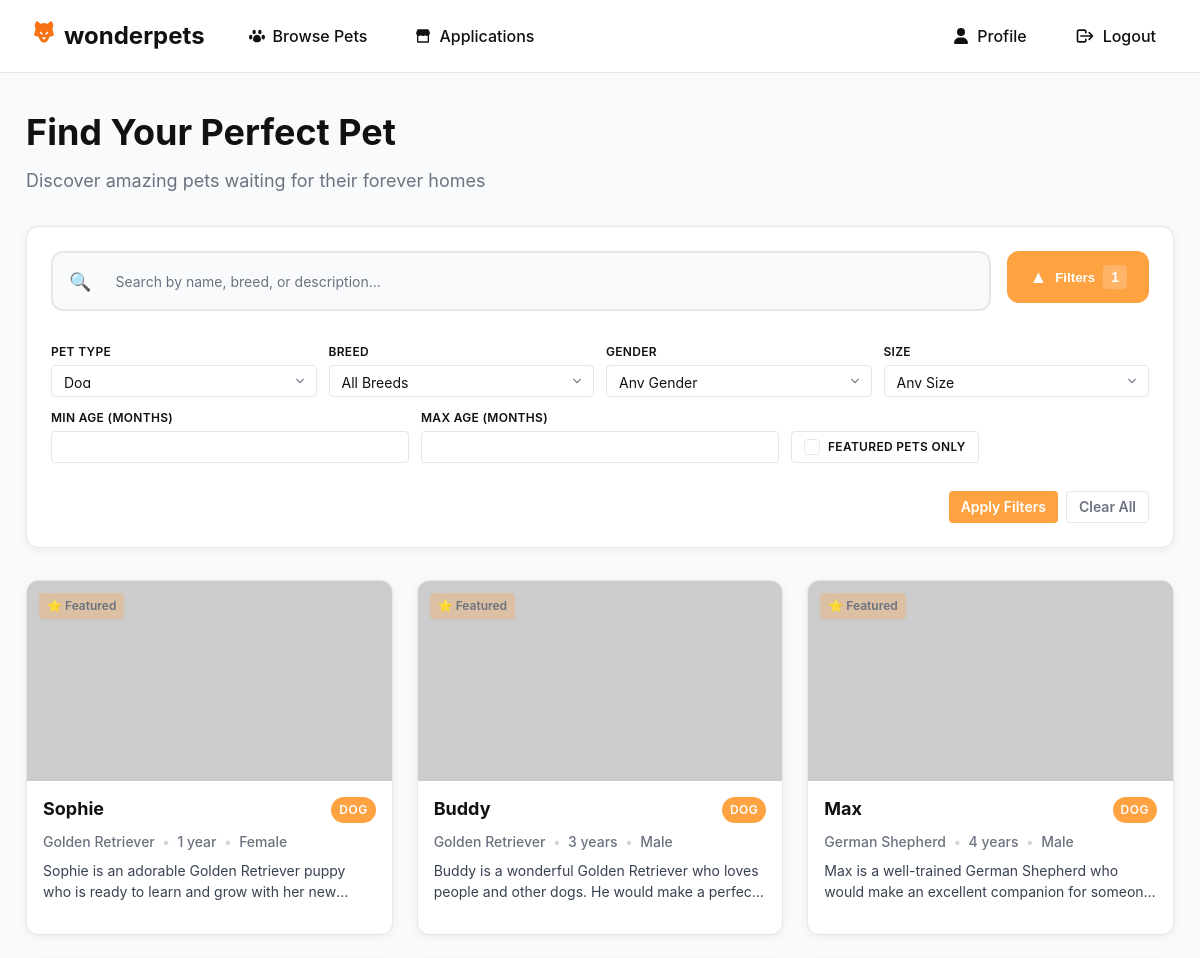
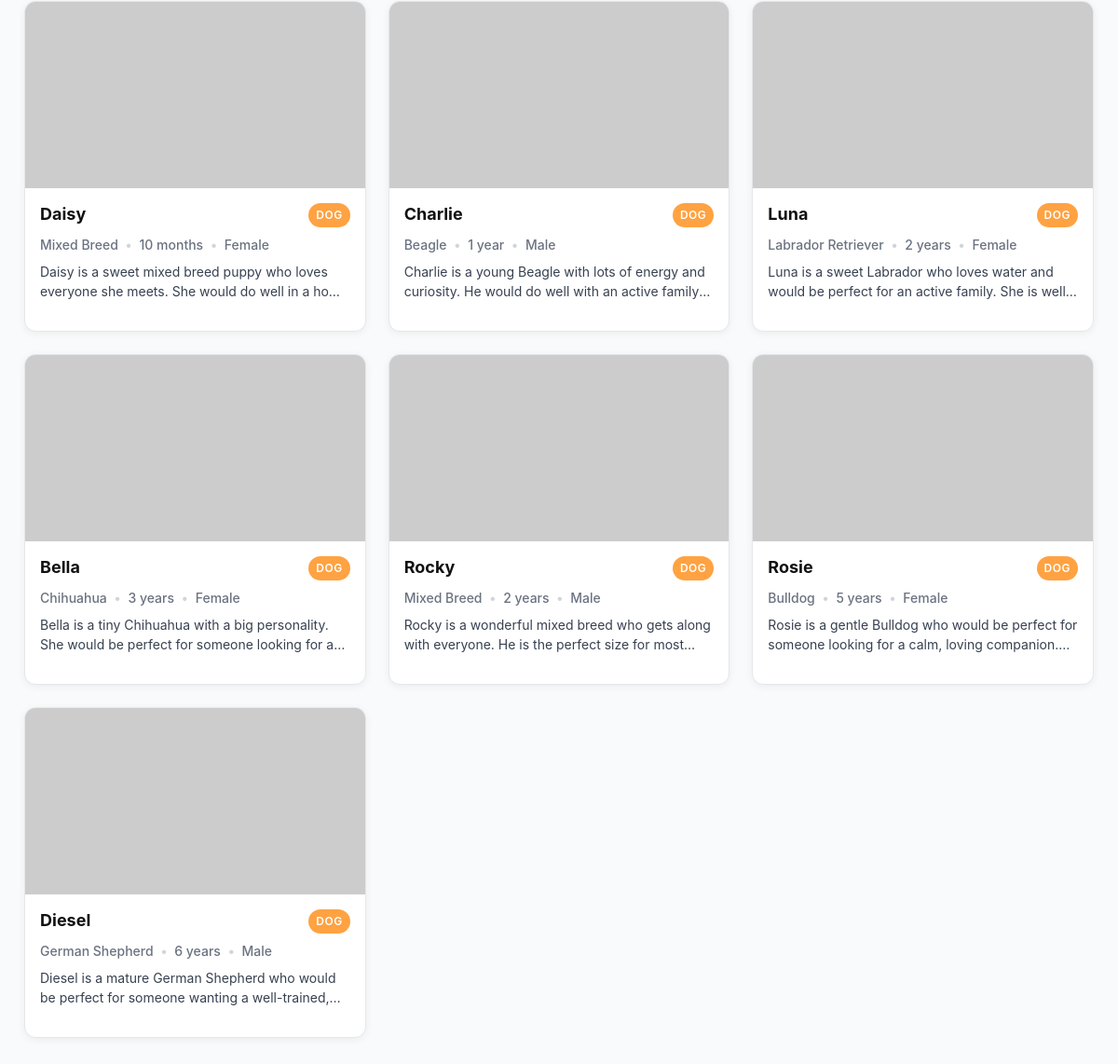
/src/pages/home/index.php?type=1 (signed in), run on the app's committed database (2 pictures, top to bottom).
### tables this page shows
CREATE TABLE `pets` (
  `id` int(11) NOT NULL AUTO_INCREMENT,
  `name` varchar(100) NOT NULL,
  `pet_type_id` int(11) NOT NULL,
  `breed_id` int(11) DEFAULT NULL,
  `age_years` int(11) DEFAULT NULL,
  `age_months` int(11) DEFAULT NULL,
  `gender` enum('Male','Female','Unknown') NOT NULL,
  `size` enum('Small','Medium','Large','Extra Large') DEFAULT NULL,
  `weight` decimal(5,2) DEFAULT NULL COMMENT 'Weight in kg',
  `color` varchar(100) DEFAULT NULL,
  `personality_traits` text DEFAULT NULL,
  `health_conditions` text DEFAULT NULL,
  `special_needs` text DEFAULT NULL,
  `description` text DEFAULT NULL,
  `adoption_fee` decimal(10,2) DEFAULT 0.00,
  `is_spayed_neutered` tinyint(1) DEFAULT NULL,
  `is_house_trained` tinyint(1) DEFAULT NULL,
  `good_with_kids` tinyint(1) DEFAULT NULL,
  `good_with_pets` tinyint(1) DEFAULT NULL,
  `energy_level` enum('Low','Medium','High') DEFAULT NULL,
  `intake_date` date NOT NULL,
  `status` enum('available','pending','adopted','medical_hold','unavailable') NOT NULL DEFAULT 'available',
  `is_featured` tinyint(1) NOT NULL DEFAULT 0,
  `microchip_id` varchar(50) DEFAULT NULL,
  `pet_image` LONGBLOB DEFAULT NULL,
  `pet_image_type` varchar(50) DEFAULT NULL,
  `created_at` timestamp NOT NULL DEFAULT current_timestamp(),
  `updated_at` timestamp NOT NULL DEFAULT current_timestamp() ON UPDATE current_timestamp(),
  PRIMARY KEY (`id`),
  KEY `pet_type_id` (`pet_type_id`),
  KEY `breed_id` (`breed_id`),
  KEY `idx_status` (`status`),
  CONSTRAINT `pets_type_fk` FOREIGN KEY (`pet_type_id`) REFERENCES `pet_types` (`id`),
  CONSTRAINT `pets_breed_fk` FOREIGN KEY (`breed_id`) REFERENCES `breeds` (`id`) ON DELETE SET NULL
);

CREATE TABLE `pet_types` (
  `id` int(11) NOT NULL AUTO_INCREMENT,
  `type_name` varchar(50) NOT NULL,
  `description` text DEFAULT NULL,
  `is_active` tinyint(1) NOT NULL DEFAULT 1,
  `created_at` timestamp NOT NULL DEFAULT current_timestamp(),
  PRIMARY KEY (`id`),
  UNIQUE KEY `type_name` (`type_name`)
);

CREATE TABLE `breeds` (
  `id` int(11) NOT NULL AUTO_INCREMENT,
  `pet_type_id` int(11) NOT NULL,
  `breed_name` varchar(100) NOT NULL,
  `description` text DEFAULT NULL,
  `size_category` enum('Small','Medium','Large','Extra Large') DEFAULT NULL,
  `is_active` tinyint(1) NOT NULL DEFAULT 1,
  `created_at` timestamp NOT NULL DEFAULT current_timestamp(),
  PRIMARY KEY (`id`),
  KEY `pet_type_id` (`pet_type_id`),
  CONSTRAINT `breeds_pet_type_fk` FOREIGN KEY (`pet_type_id`) REFERENCES `pet_types` (`id`) ON DELETE CASCADE
);

### src/components/petCard/petCard.php (the view, shortened to what this page needs)
<?php
$name = htmlspecialchars($pet['name'] ?? '');
$type = htmlspecialchars($pet['type_name'] ?? $pet['type'] ?? '');
$breed = htmlspecialchars($pet['breed_name'] ?? $pet['breed'] ?? '');
$age_years = (int)($pet['age_years'] ?? 0);
$age_months = (int)($pet['age_months'] ?? 0);
$age_display = $age_years > 0 ? $age_years . ' year' . ($age_years > 1 ? 's' : '') : $age_months . ' month' . ($age_months > 1 ? 's' : '');
$gender = htmlspecialchars($pet['gender'] ?? '');
$description = htmlspecialchars($pet['description'] ?? '');
$petId = htmlspecialchars($pet['id'] ?? '');
$image_src = '';
if (!empty($pet['pet_image'])) {
    if (!empty($pet['pet_image_type'])) {
        $image_src = 'data:' . $pet['pet_image_type'] . ';base64,' . base64_encode($pet['pet_image']);
    } else {
        $image_src = htmlspecialchars($pet['pet_image']);
    }
} else {
    $image_src = 'https://placehold.co/300x300?text=No+Image';
}
?>
<div class='pet-card' data-pet-id='<?= $petId ?>'>
    <div class='pet-image-container'>
        <img src='<?= $image_src ?>' alt='<?= $name ?>' class='pet-image' />
        <form method="post" action="../../api/favorites.php" class="favorite-form">
        </form>
    </div>
    <div class='pet-info'>
        <div class='pet-header'>
            <h3 class='pet-name'><?= $name ?></h3>
            <span class='pet-type'><?= ucfirst($type) ?></span>
        </div>
        <div class='pet-details'>
            <span class='detail-item'><?= $breed ?></span>
            <span class='detail-separator'>•</span>
            <span class='detail-item'><?= $age_display ?></span>
            <span class='detail-separator'>•</span>
            <span class='detail-item'><?= ucfirst($gender) ?></span>
        </div>
        <p class='pet-description'><?= $description ?></p>
    </div>
</div>

### src/pages/home/index.php (shortened to what this page needs)
<?php
require '../../../server/db.php';
$q        = trim($_GET['q'] ?? '');
$type_id  = $_GET['type']  ?? '';
$breed_id = $_GET['breed'] ?? '';
$age_min  = $_GET['age_min'] ?? '';
$age_max  = $_GET['age_max'] ?? '';
$gender   = $_GET['gender'] ?? '';
$size     = $_GET['size'] ?? '';
$featured_only = isset($_GET['featured']);
$sql = "
SELECT  p.*,
        b.breed_name,
        pt.type_name,
        (COALESCE(p.age_years,0) * 12 + COALESCE(p.age_months,0)) AS age_in_months,
        (SELECT photo_path FROM pet_photos WHERE pet_id = p.id AND is_primary = 1 LIMIT 1) AS primary_photo
FROM pets p
LEFT JOIN breeds b     ON b.id = p.breed_id
JOIN pet_types pt      ON pt.id = p.pet_type_id
WHERE 1=1
";
if ($type_id !== '') {
    $type_id = (int)$type_id;
    $sql .= " AND p.pet_type_id = $type_id";
}
$sql .= " ORDER BY p.is_featured DESC, p.intake_date DESC";
$result = $conn->query($sql);
$pets = $result ? $result->fetch_all(MYSQLI_ASSOC) : [];
$typesRes  = $conn->query("SELECT id, type_name FROM pet_types WHERE is_active = 1 ORDER BY type_name");
?>
<!DOCTYPE html>
<html lang="en">
<head>
    <link rel="stylesheet" href="index.css?v=<?php echo time() ?>">
    <link rel="stylesheet" href="../../components/petCard/petCard.css?v=<?php echo time(); ?>">
</head>
<body>
<?php include __DIR__ . '/../../components/userHeader.php'; ?>
<main class="container">
    <section class="hero">
        <h1>Find Your Perfect Pet</h1>
        <p>Discover amazing pets waiting for their forever homes</p>
    </section>
    <div class="search-filters">
        <form method="GET" class="filters-form" action="">
            <div class="search-section">
                <div class="search-box">
                    <span class="icon">🔍</span>
                    <input
                        type="text"
                        name="q"
                        class="input input-sm"
                        placeholder="Search by name, breed, or description..."
                        value="<?= htmlspecialchars($q) ?>"
                    />
                </div>
                <button type="button" class="filters-toggle" id="filtersToggle" onclick="toggleFilters()">
                    <span class="toggle-icon">&#128295;</span>
                    <span class="toggle-text">Filters</span>
                    <span class="filter-count"><?= count(array_filter([$type_id, $breed_id, $gender, $size, $age_min, $age_max, $featured_only])) ?></span>
                </button>
            </div>
            <div id="filters" class="filters-panel <?= (isset($_GET['type']) || isset($_GET['breed']) || isset($_GET['gender']) || isset($_GET['size']) || isset($_GET['age_min']) || isset($_GET['age_max']) || isset($_GET['featured'])) ? 'open' : '' ?>">
                <div class="filter-row">
                    <div class="filter-group">
                        <label for="type" class="form-label">Pet Type</label>
                        <select name="type" id="type" class="input input-sm select">
                            <?php
                            $typesRes->data_seek(0);
                            while ($type = $typesRes->fetch_assoc()):
                            ?>
                                <option value="<?= $type['id'] ?>" <?= $type_id == $type['id'] ? 'selected' : '' ?>>
                                    <?= htmlspecialchars($type['type_name']) ?>
                                </option>
                            <?php endwhile; ?>
                        </select>
                    </div>
                    <div class="filter-group">
                        <label for="breed" class="form-label">Breed</label>
                        <select name="breed" id="breed" class="input input-sm select">
                            <option value="">All Breeds</option>
                        </select>
                    </div>
                    <div class="filter-group">
                        <label for="gender" class="form-label">Gender</label>
                        <select name="gender" id="gender" class="input input-sm select">
                            <option value="">Any Gender</option>
                        </select>
                    </div>
                    <div class="filter-group">
                        <label for="size" class="form-label">Size</label>
                        <select name="size" id="size" class="input input-sm select">
                            <option value="">Any Size</option>
                        </select>
                    </div>
                </div>
                <div class="filter-row">
                    <div class="filter-group">
                        <label for="age_min" class="form-label">Min Age (months)</label>
                        <input type="number" name="age_min" id="age_min" min="0" max="300"
                               class="input input-sm"
                               value="<?= htmlspecialchars($age_min) ?>">
                    </div>
                    <div class="filter-group">
                        <label for="age_max" class="form-label">Max Age (months)</label>
                        <input type="number" name="age_max" id="age_max" min="0" max="300"
                               class="input input-sm"
                               value="<?= htmlspecialchars($age_max) ?>">
                    </div>
                    <div class="filter-group">
                        <div class="checkbox-group">
                            <label class="checkbox-wrapper" for="featured">
                                <input type="checkbox" name="featured" id="featured" class="checkbox" <?= isset($_GET['featured']) ? 'checked' : '' ?>>
                                <span>Featured Pets Only</span>
                            </label>
                        </div>
                    </div>
                </div>
                <div class="filter-actions">
                    <button type="submit" class="btn btn-sm btn-primary">Apply Filters</button>
                    <a href="index.php" class="btn btn-sm btn-ghost">Clear All</a>
                </div>
            </div>
        </form>
    </div>
    <section class="pets-grid">
        <?php if (!$pets): ?>
            <p class="empty">No pets found. Try adjusting filters.</p>
        <?php else: ?>
            <?php foreach ($pets as $pet): ?>
                <?php include __DIR__ . '/../../components/petCard/petCard.php'; ?>
            <?php endforeach; ?>
        <?php endif; ?>
    </section>
</main>
</body>
</html>

### src/pages/home/index.css (style rules this page uses)
.container { max-width: 1180px; margin: 0 auto; padding: var(--space-8) var(--space-4) var(--space-12); }
.hero h1 { font-size: var(--font-size-4xl); margin-bottom: var(--space-2); font-weight: var(--font-weight-bold); }
.hero p { color: var(--muted); margin-bottom: var(--space-8); font-size: var(--font-size-lg); }
.search-filters { background: var(--bg-white); border-radius: var(--radius-md); padding: var(--space-6); margin-bottom: var(--space-8); box-shadow: var(--shadow); border: 1px solid var(--border); position: sticky; top: 80px; z-index: 10; }
.pets-grid { display: grid; grid-template-columns: repeat(auto-fill, minmax(320px, 1fr)); gap: var(--space-6); padding: 0; }
.filter-actions { display: flex; gap: var(--space-2); justify-content: flex-end; margin-top: var(--space-4); padding-top: var(--space-3); }

### src/components/petCard/petCard.css (style rules this page uses)
.pet-card { background: var(--bg-white); border-radius: var(--radius-md); box-shadow: var(--shadow); overflow: hidden; transition: var(--transition); border: 1px solid var(--border); cursor: pointer; position: relative; }
.pet-image-container { position: relative; width: 100%; height: 200px; overflow: hidden; }
.pet-image { width: 100%; height: 100%; object-fit: cover; transition: var(--transition); }
.favorite-form { position: absolute; top: var(--space-3); right: var(--space-3); z-index: 2; }
.pet-info { padding: var(--space-4); }
.pet-header { display: flex; justify-content: space-between; align-items: flex-start; margin-bottom: var(--space-2); }
.pet-name { font-size: var(--font-size-lg); font-weight: var(--font-weight-bold); color: var(--text); margin: 0; line-height: 1.3; }
.pet-type { background: var(--brand); color: white; padding: var(--space-1) var(--space-2); border-radius: var(--radius-lg); font-size: var(--font-size-xs); font-weight: var(--font-weight-semibold); text-transform: uppercase; letter-spacing: 0.5px; }
.pet-details { display: flex; align-items: center; gap: var(--space-2); margin-bottom: var(--space-2); font-size: var(--font-size-sm); color: var(--muted); }
.detail-item { font-weight: var(--font-weight-medium); }
.detail-separator { color: var(--border-dark); font-weight: var(--font-weight-bold); }
.pet-description { color: var(--text-light); font-size: var(--font-size-sm); line-height: 1.5; margin: 0 0 var(--space-4) 0; display: -webkit-box; -webkit-line-clamp: 2; line-clamp: 2; -webkit-box-orient: vertical; overflow: hidden; }

### src/styles/globals.css (style rules this page uses)
:root { --brand: #ffa242; --brand-hover: #e8912a; --brand-light: rgba(255, 162, 66, 0.1); --brand-shadow: rgba(255, 162, 66, 0.3); --text: #111; --text-light: #374151; --muted: #6b7280; --muted-light: #9ca3af; --bg: #f9fafb; --bg-white: #ffffff; --bg-gray: #f3f4f6; --border: #e5e7eb; --border-light: #f3f4f6; --border-dark: #d1d5db; --success: #10b981; --success-light: rgba(16, 185, 129, 0.1); --warning: #f59e0b; --warning-light: rgba(245, 158, 11, 0.1); --error: #ef4444; --error-light: rgba(239, 68, 68, 0.1); --radius-sm: 4px; --radius: 8px; --radius-md: 12px; --radius-lg: 16px; --shadow-sm: 0 1px 2px rgba(0,0,0,.04); --shadow: 0 2px 8px rgba(0,0,0,.06); --shadow-md: 0 4px 16px rgba(0,0,0,.08); --shadow-lg: 0 8px 24px rgba(0,0,0,.12); --transition: all 0.3s ease; --transition-fast: all 0.2s ease; --font-family: 'Inter', -apple-system, BlinkMacSystemFont, 'Segoe UI', Roboto, sans-serif; --font-size-xs: 0.75rem; --font-size-sm: 0.875rem; --font-size-base: 1rem; --font-size-lg: 1.125rem; --font-size-xl: 1.25rem; --font-size-2xl: 1.5rem; --font-size-3xl: 1.875rem; --font-size-4xl: 2.25rem; --font-weight-normal: 400; --font-weight-medium: 500; --font-weight-semibold: 600; --font-weight-bold: 700; --font-weight-extrabold: 800; --space-1: 0.25rem; --space-2: 0.5rem; --space-3: 0.75rem; --space-4: 1rem; --space-5: 1.25rem; --space-6: 1.5rem; --space-8: 2rem; --space-10: 2.5rem; --space-12: 3rem; }
*, *::before, *::after { margin: 0; padding: 0; box-sizing: border-box; }
html { font-family: var(--font-family); line-height: 1.5; -webkit-text-size-adjust: 100%; -moz-tab-size: 4; tab-size: 4; }
body { background: var(--bg); color: var(--text); font-size: var(--font-size-base); font-weight: var(--font-weight-normal); }

### data on the page
pets: name "Sophie", pet_type.type_name "DOG", breed.breed_name "Golden Retriever", age_years "1 year", gender "Female", description "Sophie is an adorable Golden Retriever puppy who is ready to learn and grow with her…"
pets: name "Buddy", pet_type.type_name "DOG", breed.breed_name "Golden Retriever", age_years "3 years", gender "Male", description "Buddy is a wonderful Golden Retriever who loves people and other dogs. He would make a…"
pets: name "Max", pet_type.type_name "DOG", breed.breed_name "German Shepherd", age_years "4 years", gender "Male", description "Max is a well-trained German Shepherd who would make an excellent companion for…"
pets: name "Daisy", pet_type.type_name "DOG", breed.breed_name "Mixed Breed", age_display "10 months", gender "Female", description "Daisy is a sweet mixed breed puppy who loves everyone she meets. She would do well in a…"
pets: name "Charlie", pet_type.type_name "DOG", breed.breed_name "Beagle", age_years "1 year", gender "Male", description "Charlie is a young Beagle with lots of energy and curiosity. He would do well with an active…"
pets: name "Luna", pet_type.type_name "DOG", breed.breed_name "Labrador Retriever", age_years "2 years", gender "Female", description "Luna is a sweet Labrador who loves water and would be perfect for an active family. She…"
pets: name "Bella", pet_type.type_name "DOG", breed.breed_name "Chihuahua", age_years "3 years", gender "Female", description "Bella is a tiny Chihuahua with a big personality. She would be perfect for someone looking for…"
pets: name "Rocky", pet_type.type_name "DOG", breed.breed_name "Mixed Breed", age_years "2 years", gender "Male", description "Rocky is a wonderful mixed breed who gets along with everyone. He is the perfect size for…"
pets: name "Rosie", pet_type.type_name "DOG", breed.breed_name "Bulldog", age_years "5 years", gender "Female", description "Rosie is a gentle Bulldog who would be perfect for someone looking for a calm, loving…"
pets: name "Diesel", pet_type.type_name "DOG", breed.breed_name "German Shepherd", age_years "6 years", gender "Male", description "Diesel is a mature German Shepherd who would be perfect for someone wanting a…"

### other printed values
form field type "Dog"
